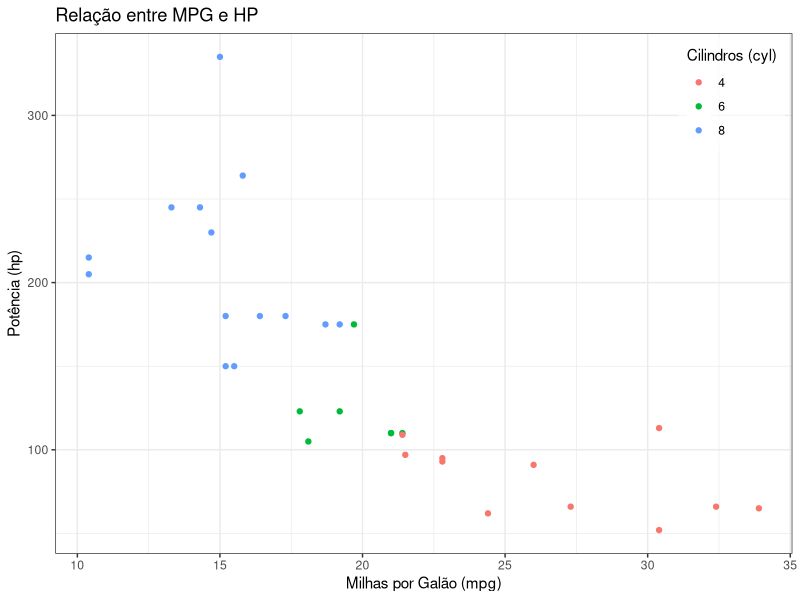
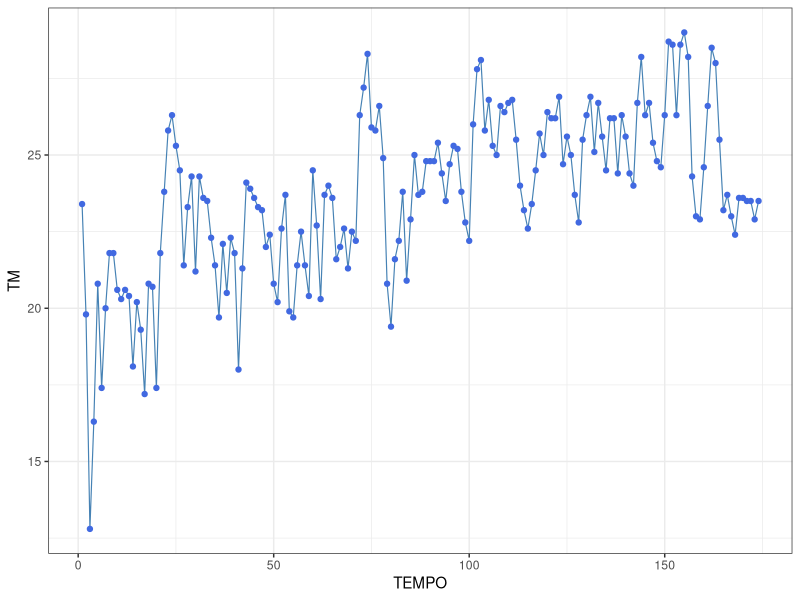
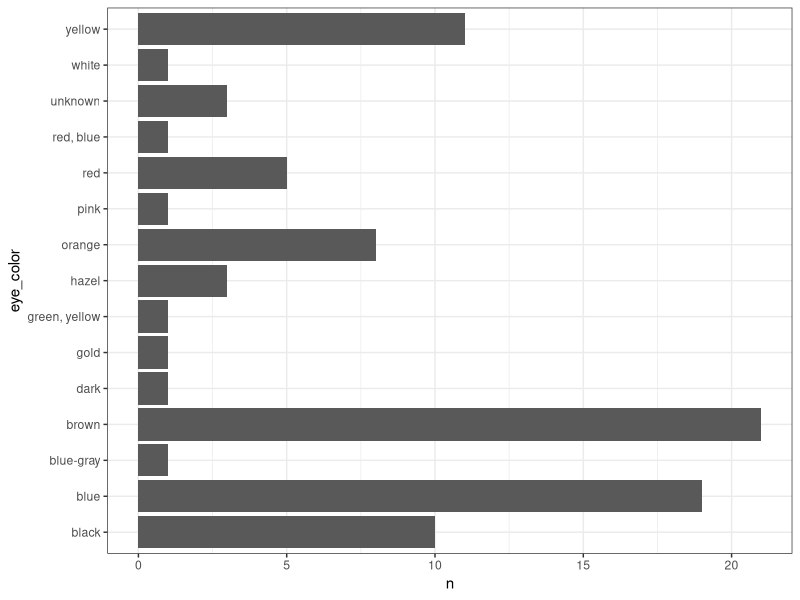
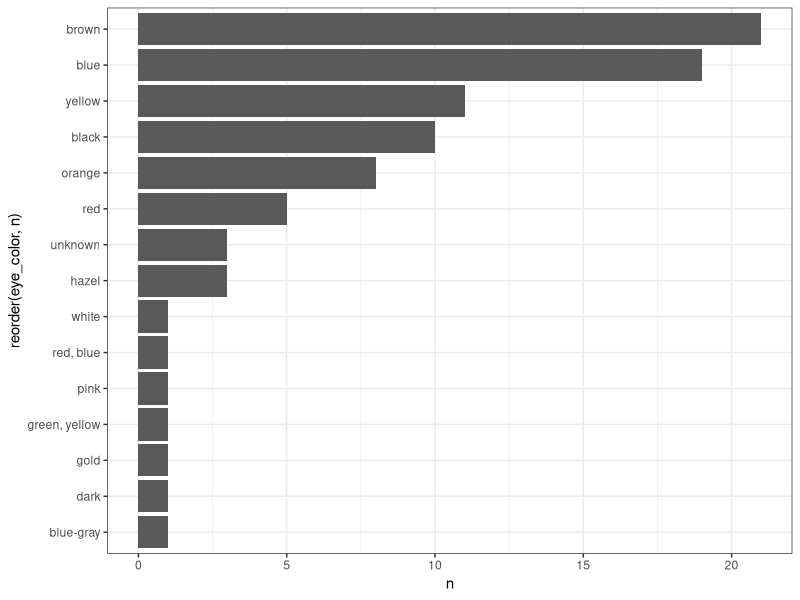
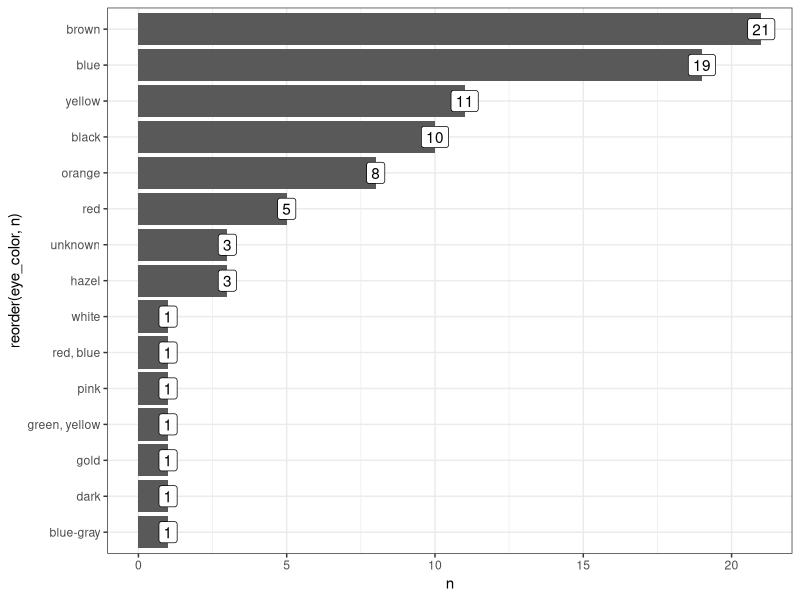
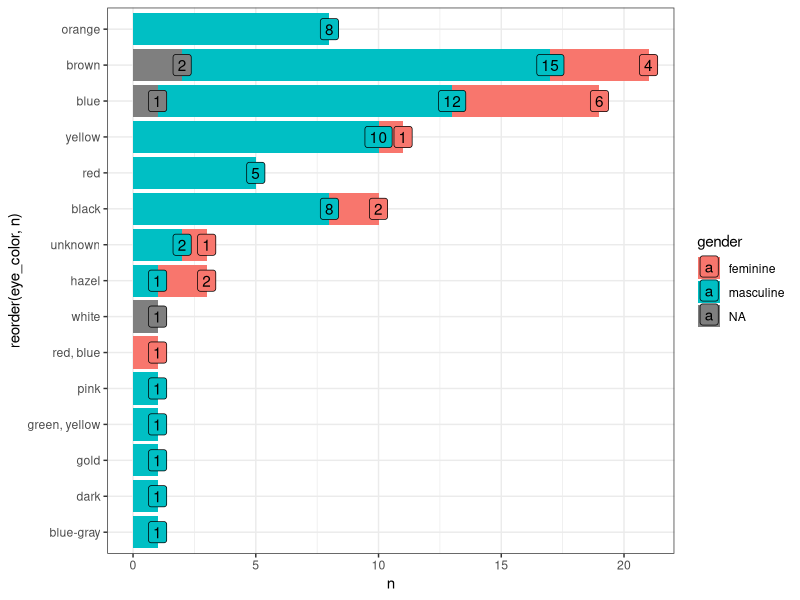

Recreate these plots in R, in order.
## ---- chunk 1
knitr::opts_chunk$set(echo = TRUE)
## ---- chunk 2
library(dplyr)
library(ggplot2)
## ---- chunk 3
data = mtcars
head(data)
## ---- chunk 4
ggplot(data = mtcars,
       aes(
         x = mpg, y = hp
       )) +
  geom_point(aes(color=factor(cyl))) +
  labs(title = "Relação entre MPG e HP",
       x = "Milhas por Galão (mpg)",
       y = "Potência (hp)",
       color = "Cilindros (cyl)") + 
  theme_bw() +
  theme(
    legend.position = c(.99, .99),
    legend.justification = c("right", "top"),
    legend.box.just = "right",
    legend.margin = margin(6, 6, 6, 6),
    legend.background=element_rect(fill = alpha("white", 0.6))
  )
## ---- chunk 5
TM=c(23.4,19.8,12.8,16.3,20.8,17.4,20.0,21.8,21.8,20.6,20.3,20.6,20.4,18.1,20.2,19.3,17.2,20.8,
     20.7,17.4,21.8,23.8,25.8,26.3,25.3,24.5,21.4,23.3,24.3,21.2,24.3,23.6,23.5,22.3,21.4,19.7,
     22.1,20.5,22.3,21.8,18.0,21.3,24.1,23.9,23.6,23.3,23.2,22.0,22.4,20.8,20.2,22.6,23.7,19.9,
     19.7,21.4,22.5,21.4,20.4,24.5,22.7,20.3,23.7,24.0,23.6,21.6,22.0,22.6,21.3,22.5,22.2,26.3,
     27.2,28.3,25.9,25.8,26.6,24.9,20.8,19.4,21.6,22.2,23.8,20.9,22.9,25.0,23.7,23.8,24.8,24.8,
     24.8,25.4,24.4,23.5,24.7,25.3,25.2,23.8,22.8,22.2,26.0,27.8,28.1,25.8,26.8,25.3,25.0,26.6,
     26.4,26.7,26.8,25.5,24.0,23.2,22.6,23.4,24.5,25.7,25.0,26.4,26.2,26.2,26.9,24.7,25.6,25.0,
     23.7,22.8,25.5,26.3,26.9,25.1,26.7,25.6,24.5,26.2,26.2,24.4,26.3,25.6,24.4,24.0,26.7,28.2,
     26.3,26.7,25.4,24.8,24.6,26.3,28.7,28.6,26.3,28.6,29.0,28.2,24.3,23.0,22.9,24.6,26.6,28.5,
     28.0,25.5,23.2,23.7,23.0,22.4,23.6,23.6,23.5,23.5,22.9,23.5)
UR=c(68,93,86,55,54,51,45,43,55,54,58,57,64,89,73,80,96,71,86,95,74,62,49,43,51,62,86,73,64,95,
     68,77,86,93,76,63,69,94,88,89,88,67,76,84,71,88,83,83,74,54,51,61,74,97,94,97,66,58,65,56,
     82,93,66,64,67,65,67,67,63,62,76,51,57,54,80,65,65,65,93,88,63,68,65,98,83,64,67,62,59,78,
     75,70,63,62,53,46,42,55,60,51,51,47,42,60,62,77,74,58,63,67,66,83,81,87,95,80,71,68,74,69,
     75,74,75,90,86,91,91,98,84,81,74,82,69,77,84,78,74,87,75,80,89,90,77,73,82,80,82,75,79,70,
     61,63,74,63,58,62,76,76,74,69,64,56,61,86,94,85,78,91,82,80,81,85,89,84)
TEMPO=c(1:174)

dados <- data.frame(TEMPO, TM, UR)
## ---- chunk 6
ggplot(data = dados,
       aes(x = TEMPO,
           y = TM)) +
  geom_line(color="steelblue", size=0.4) +
  geom_point(color="royalblue") +
  theme_bw()
## ---- chunk 7
data("starwars")
glimpse((starwars))
## ---- chunk 8
head(starwars)
## ---- chunk 9
starwars %>%
  group_by(eye_color) %>%
  summarise(n= n())
## ---- chunk 10
starwars %>%
  group_by(eye_color) %>%
  summarise(n = n()) %>%
    ggplot(aes(x = n, y = eye_color)) +
  geom_bar(stat = "identity") +
  theme_bw()
## ---- chunk 11
starwars %>%
  group_by(eye_color) %>%
  summarise(n = n()) %>%
    ggplot(aes(x = n, y = reorder(eye_color, n))) +
  geom_bar(stat = "identity") +
  theme_bw()
## ---- chunk 12
starwars %>%
  group_by(eye_color) %>%
  summarise(n = n()) %>%
    ggplot(aes(x = n, y = reorder(eye_color, n), label = n)) +
  geom_bar(stat = "identity") +
  geom_label() +
  theme_bw()
## ---- chunk 13
starwars %>%
  group_by(eye_color, gender) %>%
  summarise(n = n()) %>%
  ggplot(aes(x = n, y=reorder(eye_color, n), fill=gender, label=n)) +
  geom_bar(stat="identity") +
  geom_label(position="stack") +
  theme_bw()
